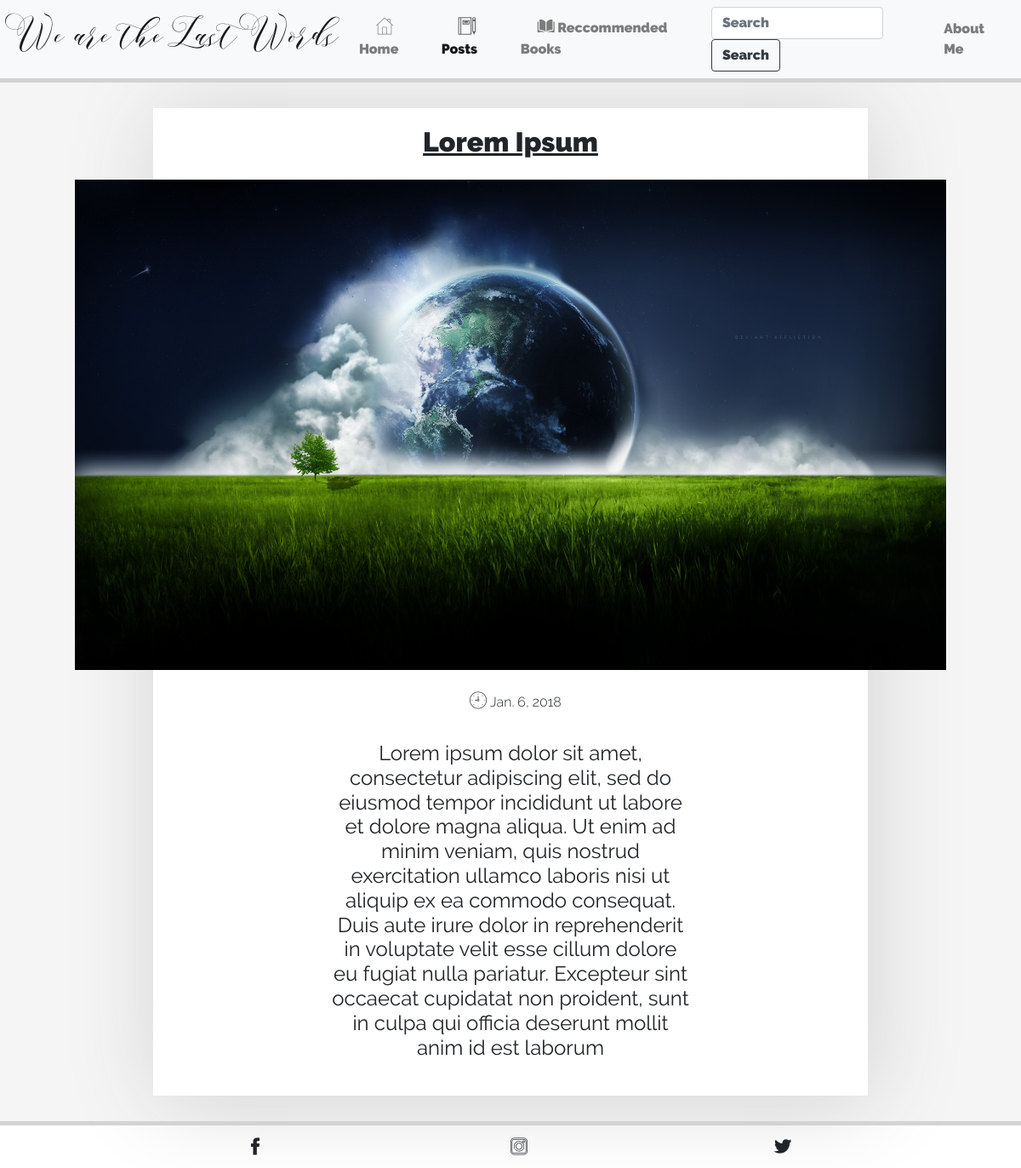
The app's page /post/3/, older data.
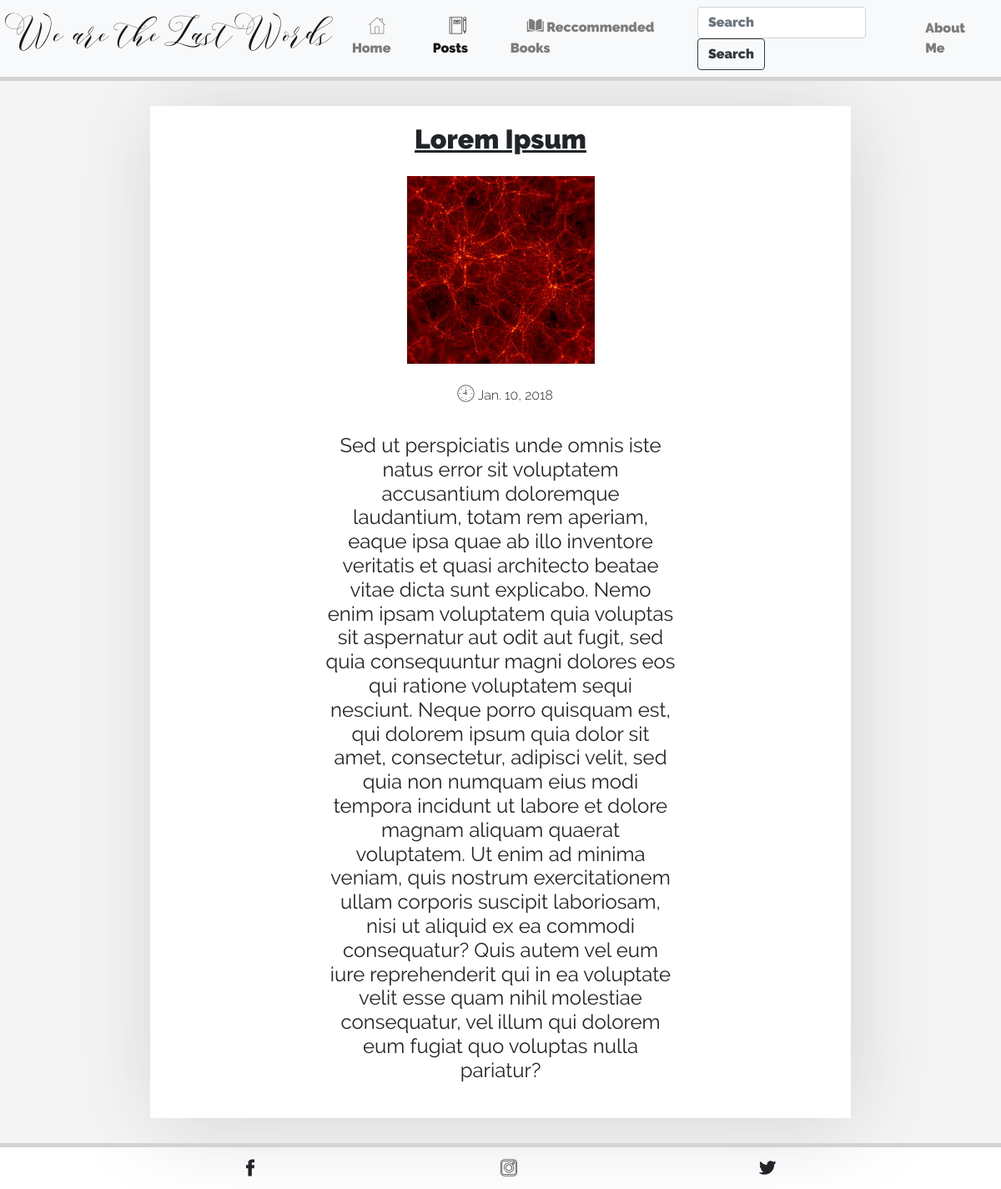
The same page, newer data.
### blogsite/models.py (models this page shows, shortened)
class Post(models.Model):
    Book = models.ForeignKey(Reccommended_Book, blank=True, null=True)
    title = models.CharField(max_length=50)
    date = models.DateField(default=datetime.now)
    text = models.TextField()
    Post_Image = models.ImageField(blank=True,upload_to='post_imgs/')
    credits = models.TextField(blank=True)

### blogsite/views.py (the view)
# urls.py: url(r'^post/(?P<pk>[0-9]+)/$', views.PostDetailView.as_view(), name='post-view'),
class PostDetailView(DetailView):
    template_name = 'blogsite/postview.html'
    model = Post
    context_object_name = 'post'

### blogsite/templates/blogsite/postview.html (shortened to what this page needs)
{% extends 'blogsite/base.html' %}
{% block posts %} active {% endblock %}
{% block body %}
<div class="post-view-body">
<div class = "post-view-wrapper" >
<div class="post-view-title-wrapper">
    <h2 class="post-title"> <u>{{post.title}} </u></h2>
</div>
    {% if post.Post_Image %}
            <div class="post-view" >
               <img src="{{post.Post_Image.url}}" class="post-view-image"\>
            </div>
                    <div class="post-view-text-wrapper">
                        <p class="date-post flaticon-clock"> {{post.date}}</p>
                    </div>
                    <div class="post-view-text-box">
                    <h4 class="post-view-text"style="display:block;" >
                        {{post.text|linebreaksbr}}
                    </h4>
                    </div>
        {% endif %}
</div>
</div>
{% endblock %}

Row changes from the older to the newer data that the page shows:
changed Post "Lorem Ipsum": Post_Image: a different picture; date "Jan. 6, 2018" → "Jan. 10, 2018"; text "Lorem ipsum dolor sit amet, consectetur adipiscing elit, sed do eiusmod tempor incididunt ut labore et dolore magna aliqua. Ut enim ad minim veniam, quis nostrud exercitation ullamco laboris nisi ut aliquip ex ea commodo consequat. Duis aute irure dolor in reprehenderit in voluptate velit esse cillum dolore eu fugiat nulla pariatur. Excepteur sint occaecat cupidatat non proident, sunt in culpa qui officia deserunt mollit anim id est laborum" → "Sed ut perspiciatis unde omnis iste natus error sit voluptatem accusantium doloremque laudantium, totam rem aperiam, eaque ipsa quae ab illo inventore veritatis et quasi architecto beatae vitae dicta sunt explicabo. Nemo enim ipsam voluptatem quia voluptas sit aspernatur aut odit aut fugit, sed quia consequuntur magni dolores eos qui ratione voluptatem sequi nesciunt. Neque porro quisquam est, qui dolorem ipsum quia dolor sit amet, consectetur, adipisci velit, sed quia non numquam eius modi tempora incidunt ut labore et dolore magnam aliquam quaerat voluptatem. Ut enim ad minima veniam, quis nostrum exercitationem ullam corporis suscipit laboriosam, nisi ut aliquid ex ea commodi…"
